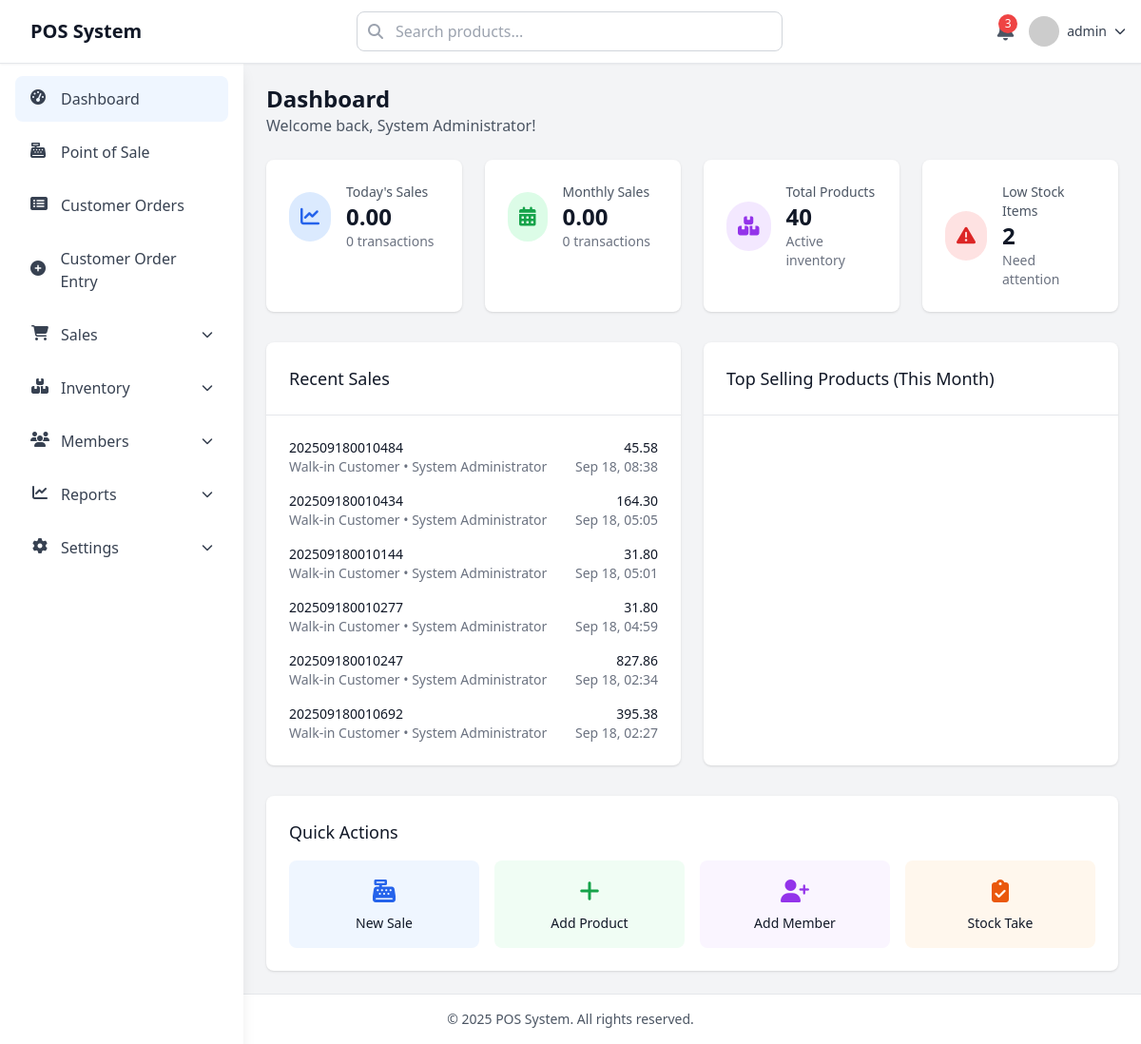
/dashboard.php (signed in), run on the app's committed database.
### tables this page shows
CREATE TABLE IF NOT EXISTS `sales` (
  `id` int NOT NULL AUTO_INCREMENT,
  `invoice_number` varchar(50) NOT NULL DEFAULT '-',
  `session_id` int DEFAULT '0',
  `member_id` int DEFAULT '0',
  `user_id` int NOT NULL DEFAULT '0',
  `subtotal` decimal(10,2) NOT NULL DEFAULT '0.00',
  `discount_amount` decimal(10,2) DEFAULT '0.00',
  `tax_amount` decimal(10,2) DEFAULT '0.00',
  `total_amount` decimal(10,2) NOT NULL DEFAULT '0.00',
  `payment_method` varchar(150) DEFAULT 'cash',
  `payment_method_id` int DEFAULT '0',
  `payment_status` enum('paid','pending','refunded') DEFAULT 'paid',
  `notes` text,
  `created_at` timestamp NULL DEFAULT CURRENT_TIMESTAMP,
  `updated_at` timestamp NULL DEFAULT CURRENT_TIMESTAMP ON UPDATE CURRENT_TIMESTAMP,
  PRIMARY KEY (`id`),
  UNIQUE KEY `invoice_number` (`invoice_number`),
  KEY `session_id` (`session_id`),
  KEY `member_id` (`member_id`),
  KEY `user_id` (`user_id`),
  KEY `idx_sales_invoice` (`invoice_number`),
  KEY `idx_sales_date` (`created_at`),
  KEY `fk_sales_payment_method` (`payment_method_id`)
);

CREATE TABLE IF NOT EXISTS `users` (
  `id` int NOT NULL AUTO_INCREMENT,
  `username` varchar(50) NOT NULL,
  `password` varchar(255) NOT NULL,
  `full_name` varchar(100) NOT NULL,
  `email` varchar(255) DEFAULT NULL,
  `phone` varchar(50) DEFAULT NULL,
  `role` enum('admin','manager','cashier') DEFAULT 'cashier',
  `is_active` tinyint(1) DEFAULT '1',
  `last_login` timestamp NULL DEFAULT NULL,
  `created_at` timestamp NULL DEFAULT CURRENT_TIMESTAMP,
  `updated_at` timestamp NULL DEFAULT CURRENT_TIMESTAMP ON UPDATE CURRENT_TIMESTAMP,
  `access_dashboard` tinyint(1) DEFAULT '1' COMMENT 'Access to Dashboard',
  `access_pos` tinyint(1) DEFAULT '1' COMMENT 'Access to Point of Sale',
  `access_sales` tinyint(1) DEFAULT '1' COMMENT 'Access to Sales History',
  `access_opening_closing` tinyint(1) DEFAULT '0' COMMENT 'Access to Opening/Closing Cash',
  `access_products` tinyint(1) DEFAULT '0' COMMENT 'Access to Products Management',
  `access_categories` tinyint(1) DEFAULT '0' COMMENT 'Access to Categories Management',
  `access_suppliers` tinyint(1) DEFAULT '0' COMMENT 'Access to Suppliers Management',
  `access_uom` tinyint(1) DEFAULT '0' COMMENT 'Access to Unit of Measure Management',
  `access_stock_take` tinyint(1) DEFAULT '0' COMMENT 'Access to Stock Take',
  `access_inventory_report` tinyint(1) DEFAULT '0' COMMENT 'Access to Inventory Reports',
  `access_members` tinyint(1) DEFAULT '0' COMMENT 'Access to Members Management',
  `access_customer_orders` tinyint(1) DEFAULT '0' COMMENT 'Access to Customer Orders',
  `access_customer_order` tinyint(1) DEFAULT '0' COMMENT 'Access to Customer Order Entry',
  `access_sales_report` tinyint(1) DEFAULT '0' COMMENT 'Access to Sales Reports',
  `access_member_report` tinyint(1) DEFAULT '0' COMMENT 'Access to Member Reports',
  `access_profit_loss` tinyint(1) DEFAULT '0' COMMENT 'Access to Profit & Loss Reports',
  PRIMARY KEY (`id`),
  UNIQUE KEY `username` (`username`)
);

### dashboard.php (the view, shortened to what this page needs)
<?php
include 'include/conn.php';
include 'include/head.php';
include 'include/header.php';
include 'include/sidebar.php';
$today = date('Y-m-d');
$current_month = date('Y-m');
$query_today_sales = mysqli_query($conn, "SELECT COUNT(*) as count, SUM(total_amount) as total FROM sales WHERE DATE(created_at) = '$today'");
$today_sales = mysqli_fetch_array($query_today_sales);
$query_month_sales = mysqli_query($conn, "SELECT COUNT(*) as count, SUM(total_amount) as total FROM sales WHERE DATE_FORMAT(created_at, '%Y-%m') = '$current_month'");
$month_sales = mysqli_fetch_array($query_month_sales);
$query_total_products = mysqli_query($conn, "SELECT COUNT(*) as count FROM products WHERE is_active = 1");
$total_products = mysqli_fetch_array($query_total_products);
$query_low_stock = mysqli_query($conn, "SELECT COUNT(*) as count FROM products WHERE stock_quantity <= min_stock_level AND is_active = 1");
$low_stock = mysqli_fetch_array($query_low_stock);
$query_recent_sales = mysqli_query($conn, "
    SELECT s.*, m.name as member_name, u.full_name as cashier_name
    FROM sales s
    LEFT JOIN members m ON s.member_id = m.id
    LEFT JOIN users u ON s.user_id = u.id
    ORDER BY s.created_at DESC
    LIMIT 10
");
?>
<div class="main-content ml-0 lg:ml-64 pt-16">
    <div class="p-6">
        <div class="mb-6">
            <h1 class="text-2xl font-bold text-gray-900">Dashboard</h1>
            <p class="text-gray-600">Welcome back, <?= $_SESSION['full_name'] ?>!</p>
        </div>
        <div class="grid grid-cols-1 md:grid-cols-2 lg:grid-cols-4 gap-6 mb-8">
            <div class="bg-white rounded-lg shadow p-6">
                <div class="flex items-center">
                    <div class="p-3 rounded-full bg-blue-100 text-blue-600">
                        <i class="fas fa-chart-line text-xl"></i>
                    </div>
                    <div class="ml-4">
                        <p class="text-sm font-medium text-gray-600">Today's Sales</p>
                        <p class="text-2xl font-bold text-gray-900"><?= number_format($today_sales['total'] ?? 0, 2) ?></p>
                        <p class="text-sm text-gray-500"><?= $today_sales['count'] ?? 0 ?> transactions</p>
                    </div>
                </div>
            </div>
            <div class="bg-white rounded-lg shadow p-6">
                <div class="flex items-center">
                    <div class="p-3 rounded-full bg-green-100 text-green-600">
                        <i class="fas fa-calendar-alt text-xl"></i>
                    </div>
                    <div class="ml-4">
                        <p class="text-sm font-medium text-gray-600">Monthly Sales</p>
                        <p class="text-2xl font-bold text-gray-900"><?= number_format($month_sales['total'] ?? 0, 2) ?></p>
                        <p class="text-sm text-gray-500"><?= $month_sales['count'] ?? 0 ?> transactions</p>
                    </div>
                </div>
            </div>
            <div class="bg-white rounded-lg shadow p-6">
                <div class="flex items-center">
                    <div class="p-3 rounded-full bg-purple-100 text-purple-600">
                        <i class="fas fa-boxes text-xl"></i>
                    </div>
                    <div class="ml-4">
                        <p class="text-sm font-medium text-gray-600">Total Products</p>
                        <p class="text-2xl font-bold text-gray-900"><?= $total_products['count'] ?? 0 ?></p>
                        <p class="text-sm text-gray-500">Active inventory</p>
                    </div>
                </div>
            </div>
            <div class="bg-white rounded-lg shadow p-6">
                <div class="flex items-center">
                    <div class="p-3 rounded-full bg-red-100 text-red-600">
                        <i class="fas fa-exclamation-triangle text-xl"></i>
                    </div>
                    <div class="ml-4">
                        <p class="text-sm font-medium text-gray-600">Low Stock Items</p>
                        <p class="text-2xl font-bold text-gray-900"><?= $low_stock['count'] ?? 0 ?></p>
                        <p class="text-sm text-gray-500">Need attention</p>
                    </div>
                </div>
            </div>
        </div>
        <div class="grid grid-cols-1 lg:grid-cols-2 gap-6 mb-8">
            <div class="bg-white rounded-lg shadow">
                <div class="p-6 border-b border-gray-200">
                    <h3 class="text-lg font-medium text-gray-900">Recent Sales</h3>
                </div>
                <div class="p-6">
                    <div class="space-y-4">
                        <?php while ($sale = mysqli_fetch_array($query_recent_sales)): ?>
                        <div class="flex items-center justify-between">
                            <div>
                                <p class="text-sm font-medium text-gray-900"><?= $sale['invoice_number'] ?></p>
                                <p class="text-sm text-gray-500">
                                    <?= $sale['member_name'] ? $sale['member_name'] : 'Walk-in Customer' ?> •
                                    <?= $sale['cashier_name'] ?>
                                </p>
                            </div>
                            <div class="text-right">
                                <p class="text-sm font-medium text-gray-900"><?= number_format($sale['total_amount'], 2) ?></p>
                                <p class="text-sm text-gray-500"><?= date('M d, H:i', strtotime($sale['created_at'])) ?></p>
                            </div>
                        </div>
                        <?php endwhile; ?>
                    </div>
                </div>
            </div>
            <div class="bg-white rounded-lg shadow">
                <div class="p-6 border-b border-gray-200">
                    <h3 class="text-lg font-medium text-gray-900">Top Selling Products (This Month)</h3>
                </div>
                <div class="p-6">
                </div>
            </div>
        </div>
        <div class="bg-white rounded-lg shadow p-6">
            <h3 class="text-lg font-medium text-gray-900 mb-4">Quick Actions</h3>
            <div class="grid grid-cols-2 md:grid-cols-4 gap-4">
                <a href="pos.php" class="flex flex-col items-center p-4 bg-blue-50 rounded-lg hover:bg-blue-100 transition-colors">
                    <i class="fas fa-cash-register text-2xl text-blue-600 mb-2"></i>
                    <span class="text-sm font-medium text-gray-900">New Sale</span>
                </a>
                <a href="products.php" class="flex flex-col items-center p-4 bg-green-50 rounded-lg hover:bg-green-100 transition-colors">
                    <i class="fas fa-plus text-2xl text-green-600 mb-2"></i>
                    <span class="text-sm font-medium text-gray-900">Add Product</span>
                </a>
                <a href="members.php" class="flex flex-col items-center p-4 bg-purple-50 rounded-lg hover:bg-purple-100 transition-colors">
                    <i class="fas fa-user-plus text-2xl text-purple-600 mb-2"></i>
                    <span class="text-sm font-medium text-gray-900">Add Member</span>
                </a>
                <a href="stock-take.php" class="flex flex-col items-center p-4 bg-orange-50 rounded-lg hover:bg-orange-100 transition-colors">
                    <i class="fas fa-clipboard-check text-2xl text-orange-600 mb-2"></i>
                    <span class="text-sm font-medium text-gray-900">Stock Take</span>
                </a>
            </div>
        </div>
    </div>
</div>
<?php include 'include/footer.php'; ?>

### include/head.php (style rules this page uses)
:root { --vh: 1vh; }

### data on the page
sales: invoice_number "202509180010484", user.full_name "System Administrator", total_amount "45.58", created_at "Sep 18, 08:38"
sales: invoice_number "202509180010434", user.full_name "System Administrator", total_amount "164.30", created_at "Sep 18, 05:05"
sales: invoice_number "202509180010144", user.full_name "System Administrator", total_amount "31.80", created_at "Sep 18, 05:01"
sales: invoice_number "202509180010277", user.full_name "System Administrator", total_amount "31.80", created_at "Sep 18, 04:59"
sales: invoice_number "202509180010247", user.full_name "System Administrator", total_amount "827.86", created_at "Sep 18, 02:34"
sales: invoice_number "202509180010692", user.full_name "System Administrator", total_amount "395.38", created_at "Sep 18, 02:27"

### other printed values
$_SESSION['username'] "admin"
$_SESSION['full_name'] "System Administrator"
$today_sales['total'] "0.00"
$today_sales['count'] "0"
$month_sales['total'] "0.00"
$month_sales['count'] "0"
$total_products['count'] "40"
$low_stock['count'] "2"
